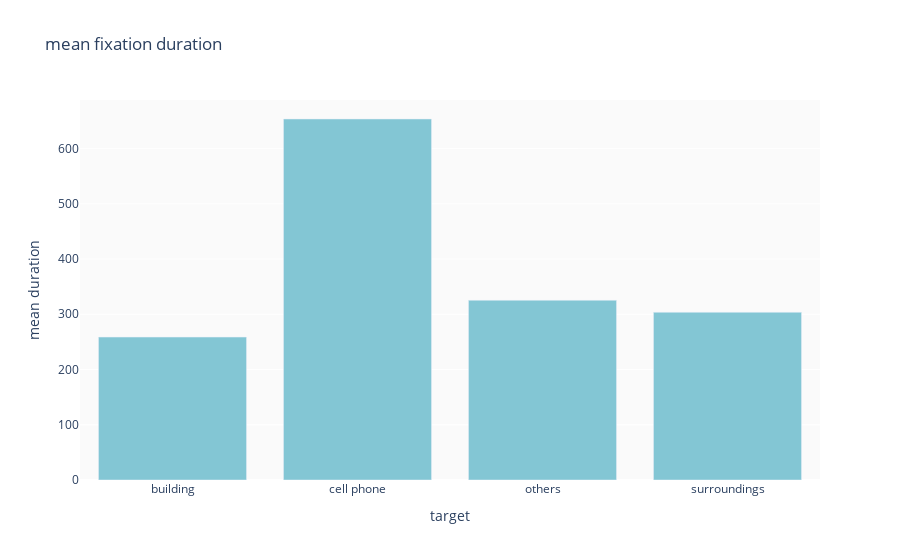

The cell this chart's notebook holds for it:
### Code cell
# bar for mean duration
fig = px.bar(target_aggregate, x='target', y='mean duration', title='mean fixation duration',
             color_discrete_sequence=["rgb(131, 198, 212)"]
             )
fig.update_layout({'plot_bgcolor': 'rgba(250, 250, 250, 1)'})
fig.show()

### Figure 1 — Plotly figure (JSON) as saved in the notebook; plotly's stock layout.template omitted (floating-point values rounded to 4 significant figures)
{"data": [{"alignmentgroup": "True", "hoverlabel": {"namelength": 0}, "hovertemplate": "target=%{x}<br>mean duration=%{y}", "legendgroup": "", "marker": {"color": "rgb(131, 198, 212)"}, "name": "", "offsetgroup": "", "orientation": "v", "showlegend": false, "textposition": "auto", "type": "bar", "x": ["building", "cell phone", "others", "surroundings"], "xaxis": "x", "y": [258.6, 653.4, 325.3, 303.5], "yaxis": "y"}], "layout": {"barmode": "relative", "legend": {"tracegroupgap": 0}, "plot_bgcolor": "rgba(250, 250, 250, 1)", "title": {"text": "mean fixation duration"}, "xaxis": {"anchor": "y", "domain": [0, 1], "title": {"text": "target"}}, "yaxis": {"anchor": "x", "domain": [0, 1], "title": {"text": "mean duration"}}}}
